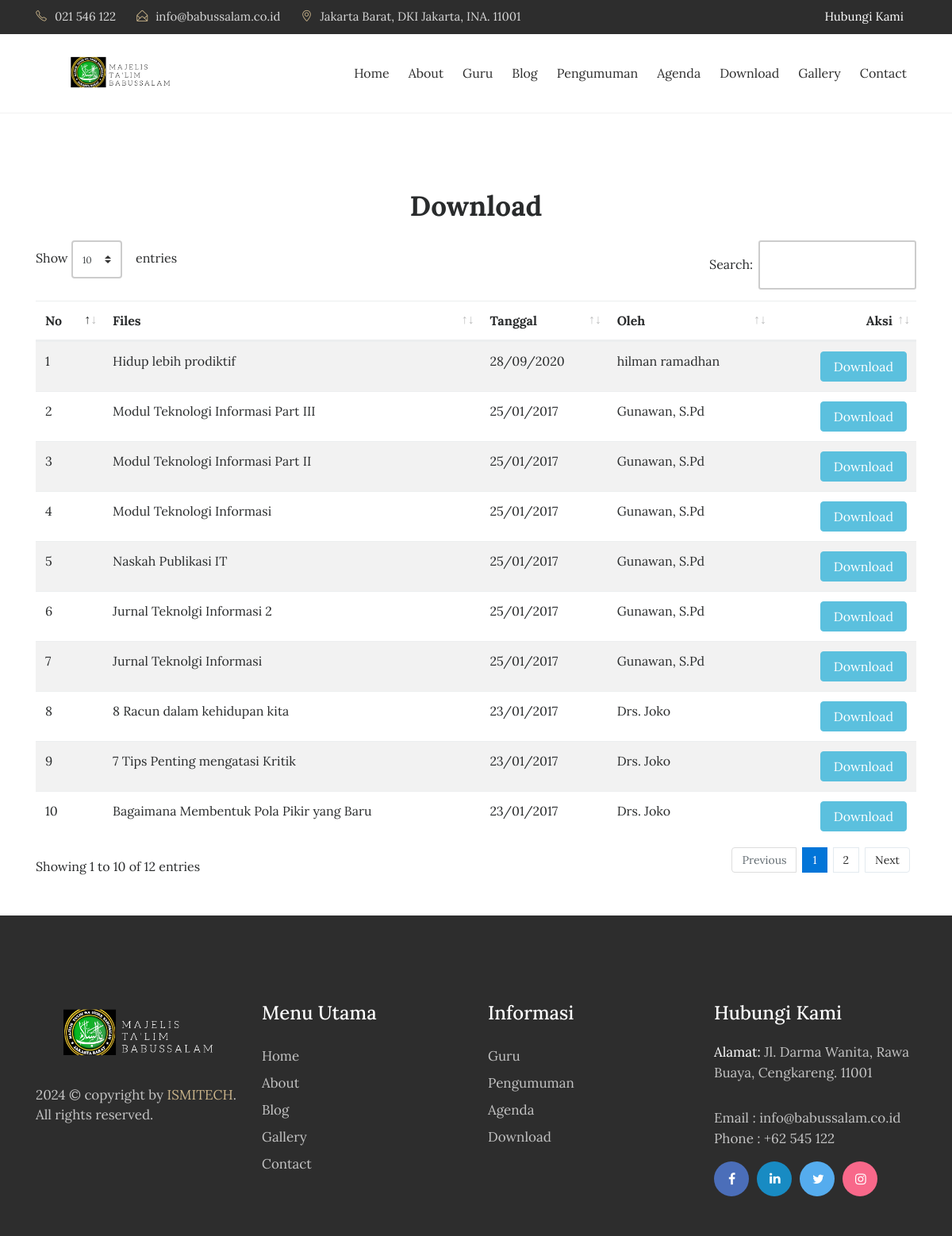
Before: /index.php/download with the older database file.
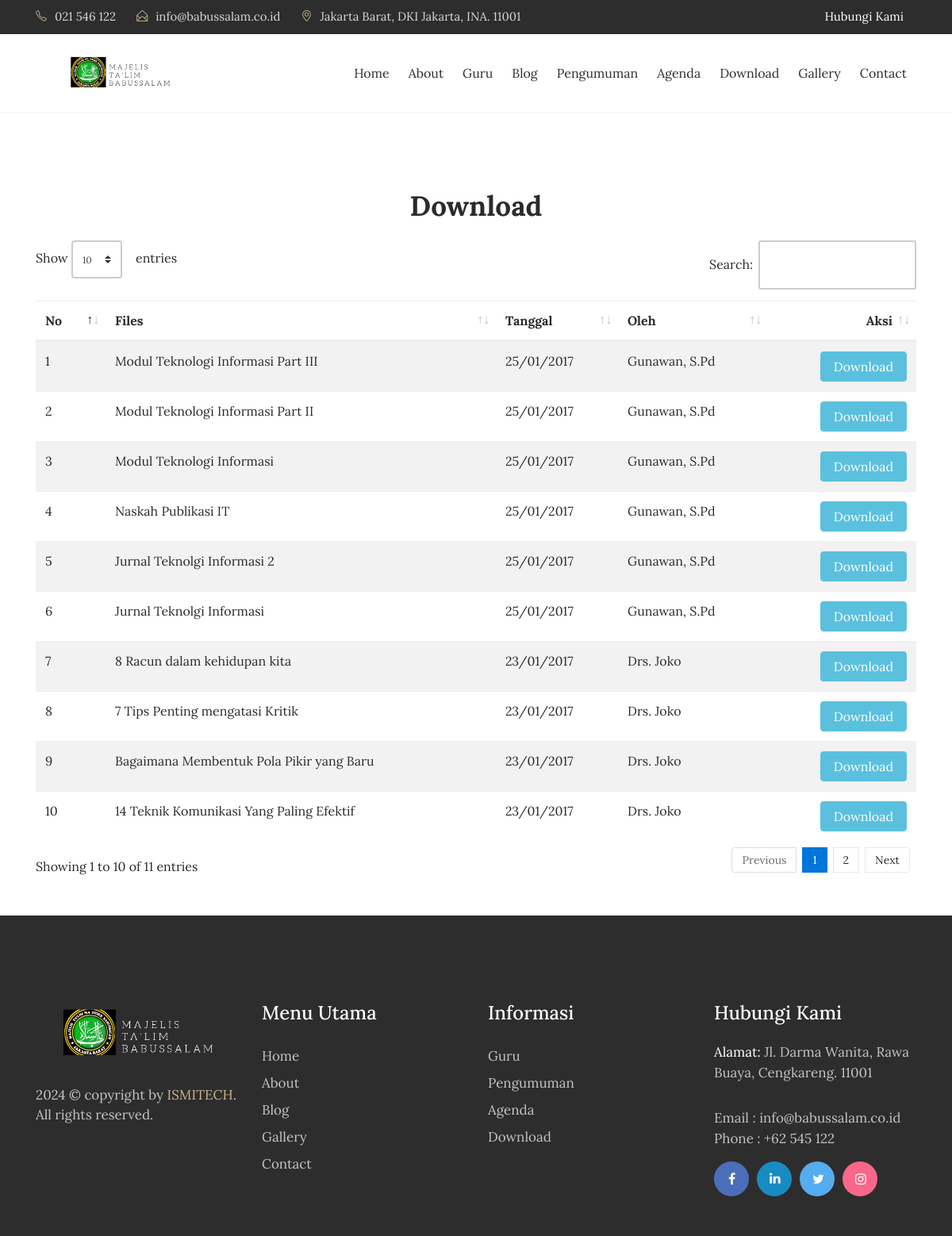
After: the same page with the newer database file.
### tables this page shows
CREATE TABLE `tbl_files` (
  `file_id` int(11) NOT NULL AUTO_INCREMENT,
  `file_judul` varchar(120) DEFAULT NULL,
  `file_deskripsi` text,
  `file_tanggal` timestamp NULL DEFAULT CURRENT_TIMESTAMP,
  `file_oleh` varchar(60) DEFAULT NULL,
  `file_download` int(11) DEFAULT '0',
  `file_data` varchar(120) DEFAULT NULL,
  PRIMARY KEY (`file_id`)
);

### application/controllers/Download.php (called while the page is built, shortened)
<?php
class Download extends CI_Controller{
	function __construct(){
		$this->load->model('m_files');
		$this->load->helper('download');
		$this->load->model('m_pengunjung');
	}
	function index(){
		$x['title'] = "Majelis Ta'lim Babussalam | Download";
		$x['heading'] = "Download";
		$x['data']=$this->m_files->get_all_files();
		$this->load->view('depan/v_download',$x);
	}
}

### index.php (called while the page is built, shortened)
<?php
require_once BASEPATH.'core/CodeIgniter.php';

### application/models/M_files.php (called while the page is built, shortened)
<?php
class M_files extends CI_Model{
	function get_all_files(){
		$hsl=$this->db->query("SELECT file_id,file_judul,file_deskripsi,DATE_FORMAT(file_tanggal,'%d/%m/%Y') AS tanggal,file_oleh,file_download,file_data FROM tbl_files ORDER BY file_id DESC");
		return $hsl;
	}
}

### application/views/depan/v_download.php (the view, shortened to what this page needs)
<!DOCTYPE html>
<html lang="en">
<head>
</head>
<body>
<section class="contact" style="margin-bottom:50px;">
    <div class="container">
        <div class="row">
            <div class="col-md-12">
                <div class="contact-title">
                    <h2><?php echo $heading; ?></h2>
                </div>
            </div>
        </div>
        <div class="row">
            <div class="col-md-12">
              <div class="table-responsive">
                <table class="table table-striped" id="display">
                  <thead>
                    <tr>
                      <th>No</th>
                      <th>Files</th>
                      <th>Tanggal</th>
                      <th>Oleh</th>
                      <th style="text-align:right;">Aksi</th>
                    </tr>
                  </thead>
                  <tbody>
                    <?php
                      $no=1;
                      foreach ($data->result() as $row):
                    ?>
                    <tr>
                      <td><?php echo $no++;?></td>
                      <td><?php echo $row->file_judul;?></td>
                      <td><?php echo $row->tanggal;?></td>
                      <td><?php echo $row->file_oleh;?></td>
                      <td style="text-align:right;"><a href="<?php echo site_url('download/get_file/'.$row->file_id);?>" class="btn btn-info">Download</a></td>
                    </tr>
                  <?php endforeach;?>
                  </tbody>
                </table>
              </div>
            </div>
          </div>
        </div>
    </section>
      </body>
</html>

Changed rows visible on the page:
removed tbl_files: file_judul "Hidup lebih prodiktif", tanggal "28/09/2020", file_oleh "hilman ramadhan"
now on this page (row unchanged): tbl_files: file_judul "14 Teknik Komunikasi Yang Paling Efektif", tanggal "23/01/2017", file_oleh "Drs. Joko"
Other visible differences:
text written by a page script: "Show entries Search: Showing 1 to 10 of 12 entries Previous 1 2 Next" → "Show entries Search: Showing 1 to 10 of 11 entries Previous 1 2 Next"
